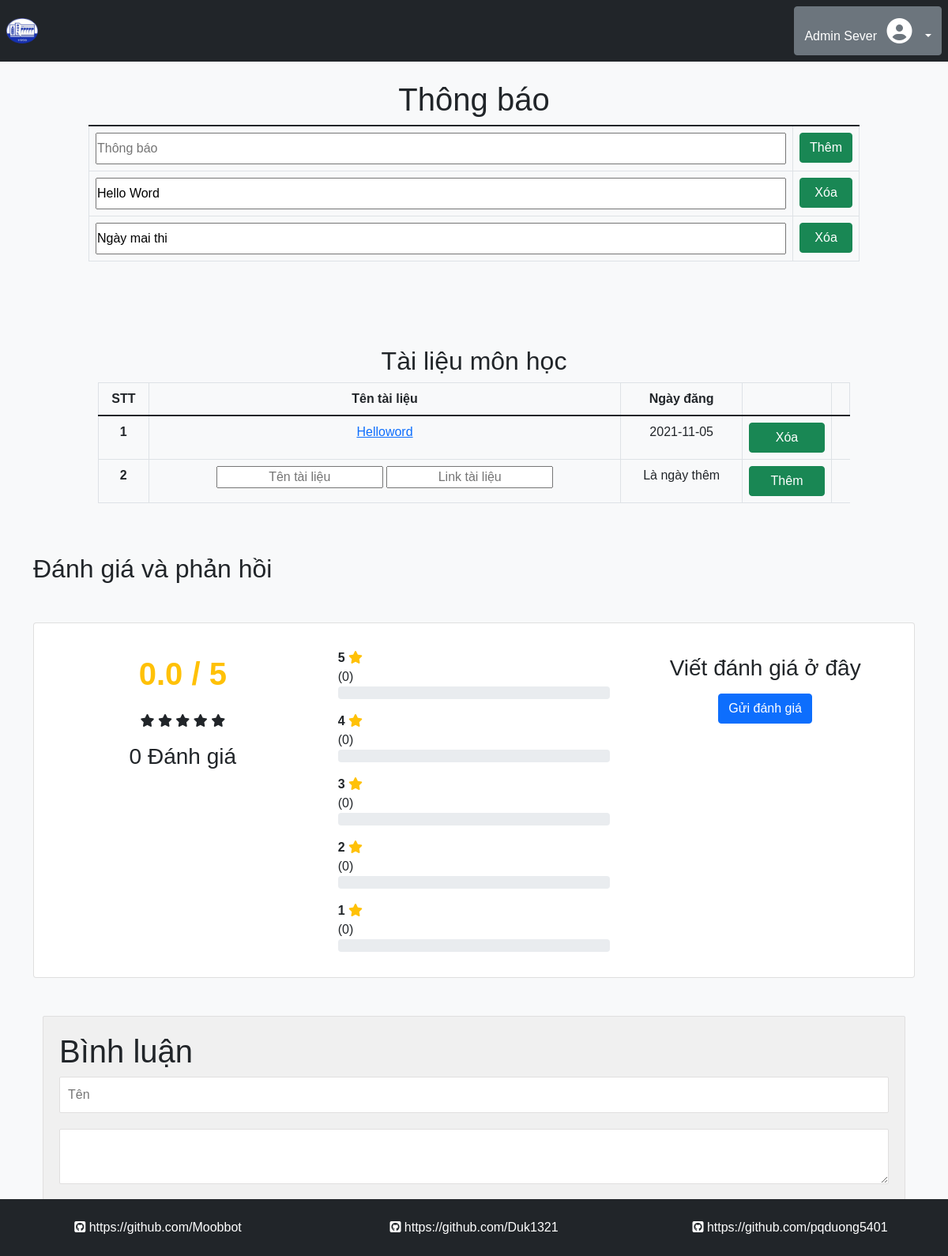
Page /teacher/detail.php?data=6 (signed in) on the committed database.
### tables this page shows
CREATE TABLE `db_note` (
  `note_id` int(10) UNSIGNED NOT NULL,
  `note_mes` text DEFAULT NULL,
  `teach_learn_id` int(10) UNSIGNED NOT NULL,
  `node_date` date NOT NULL DEFAULT current_timestamp()
);

CREATE TABLE `db_doc` (
  `doc_ID` int(10) UNSIGNED NOT NULL,
  `doc_name` varchar(100) NOT NULL,
  `doc_link` varchar(1000) NOT NULL,
  `date_sub` date NOT NULL DEFAULT current_timestamp(),
  `teach_learn_id` int(10) UNSIGNED NOT NULL
);

### teacher/detail.php (the view, shortened to what this page needs)
<?php include '../reuse/header.php' ?>
<?php
$data = $_GET['data'];
$id = explode(',', $data)[0];
?>
<div class="container-fluid bg-light h-100 p-0 m-0">
    <?php
    include '../reuse/header_body.php';
    ?>
    <?php
    if (empty($_SESSION['current_user'])) {
        header("Location:../index.php");
    ?>
    <?php
    } else {
    ?>
    <div class="row d-flex justify-content-center p-0 m-0">
        <div class="col-12 text-center justify-content-center p-2">
        </div>
        <div class="col-lg-10 col-12">
            <div class="row">
                <h2 class="display-6 text-center">Thông báo</h2><span id="noti"></span>
                <div style="height: 16em; overflow-y:auto">
                    <table class="table table-bordered border-1 mb-0">
                        <tbody>
                            <form method="POST" id="process_note">
                                <tr>
                                    <th class="col-11">
                                        <input type="text" id="note_mes" class="w-100" style="height: 40px;"
                                            placeholder="Thông báo">
                                    </th>
                                    <th class="col-1">
                                        <button type="button" id="btn_add_note" value="<?php echo $id ?>"
                                            class="btn btn-success w-100">Thêm</button>
                                    </th>
                                </tr>
                                <?php
                                    $sql = "SELECT `note_id`, `note_mes` FROM db_note WHERE teach_learn_id = '$id'";
                                    $result = mysqli_query($conn, $sql);
                                    if ($result->num_rows > 0) {
                                        while ($row = $result->fetch_assoc()) {
                                    ?>
                                <tr>
                                    <th class="col-11">
                                        <input type="text" class="txt_note_mes w-100" style="height: 40px;"
                                            data-id="<?= $row['note_id'] ?>" value="<?= $row['note_mes'] ?>">
                                    </th>
                                    <th class="col-1 justify-content-center">
                                        <button type="button" class="btn btn-success w-100 btn_delete_note"
                                            value="<?= $row['note_id'] ?>"> Xóa
                                        </button>
                                    </th>
                                </tr>
                                <?php
                                        }
                                    }
                                    ?>
                            </form>
                        </tbody>
                    </table>
                </div>
            </div>
            <div class="row px-0 mx-0 mt-4">
                <div class="col-12">
                    <h2 class=" text-center">Tài liệu môn học</h2>
                    <table class="table table-bordered table-responsive text-center">
                        <thead>
                            <tr>
                                <th class="col">
                                    STT
                                </th>
                                <th class="col">
                                    Tên tài liệu
                                </th>
                                <th class="col">
                                    Ngày đăng
                                </th>
                                <th class="col"></th>
                                <th class="col"></th>
                            </tr>
                        </thead>
                        <tbody>
                            <?php
                                $sql = "SELECT `doc_ID`, `doc_name`, `doc_link`, `date_sub` FROM `db_doc` WHERE teach_learn_id = '$id'";
                                $result = mysqli_query($conn, $sql);
                                $STT = 0;
                                if ($result->num_rows > 0) {
                                    while ($row = $result->fetch_assoc()) {
                                        $STT += 1;
                                ?>
                            <tr>
                                <th cope="row"> <?= $STT ?></th>
                                <td>
                                    <a href="<?= $row['doc_link'] ?>"><?= $row['doc_name'] ?></a>
                                </td>
                                <td><?= $row['date_sub'] ?></td>
                                <td>
                                    <button type="button" class="btn btn-success w-100 btn_delete_doc"
                                        value="<?= $row['doc_ID'] ?>"> Xóa
                                    </button>
                                </td>
                            </tr>
                            <?php
                                    }
                                }
                                ?>
                            <tr>
                                <th>
                                    <?= $STT += 1 ?>
                                </th>
                                <td>
                                    <input type="text" id="doc_name" placeholder="Tên tài liệu"
                                        class="text-center mb-2">
                                    <input type="link" id="doc_link" placeholder="Link tài liệu" class="text-center">
                                </td>
                                <td>Là ngày thêm</td>
                                <th>
                                    <button type="button" id="btn_add_doc" value="<?php echo $id ?>"
                                        class="btn btn-success w-100">Thêm</button>
                                </th>
                            </tr>
                        </tbody>
                    </table>
                </div>
            </div>
        </div>
    </div>
    <div class="container ">
        <h2 class="my-5">Đánh giá và phản hồi</h2>
        <div class="card my-5">
            <div class="card-body">
                <div class="row">
                    <div class="col-sm-4 text-center">
                        <h1 class="text-warning mt-4 mb-4">
                            <b><span id="average_rating">0.0</span> / 5</b>
                        </h1>
                        <div class="mb-3">
                            <i class="fas fa-star star-light mr-1 main_star"></i>
                            <i class="fas fa-star star-light mr-1 main_star"></i>
                            <i class="fas fa-star star-light mr-1 main_star"></i>
                            <i class="fas fa-star star-light mr-1 main_star"></i>
                            <i class="fas fa-star star-light mr-1 main_star"></i>
                        </div>
                        <h3><span id="total_review">0</span> Đánh giá</h3>
                    </div>
                    <div class="col-sm-4">
                        <p>
                        <div class="progress-label-left"><b>5</b> <i class="fas fa-star text-warning"></i></div>
                        <div class="progress-label-right">(<span id="total_five_star_review">0</span>)</div>
                        <div class="progress">
                        </div>
                        </p>
                        <p>
                        <div class="progress-label-left"><b>4</b> <i class="fas fa-star text-warning"></i></div>
                        <div class="progress-label-right">(<span id="total_four_star_review">0</span>)</div>
                        <div class="progress">
                        </div>
                        </p>
                        <p>
                        <div class="progress-label-left"><b>3</b> <i class="fas fa-star text-warning"></i></div>
                        <div class="progress-label-right">(<span id="total_three_star_review">0</span>)</div>
                        <div class="progress">
                        </div>
                        </p>
                        <p>
                        <div class="progress-label-left"><b>2</b> <i class="fas fa-star text-warning"></i></div>
                        <div class="progress-label-right">(<span id="total_two_star_review">0</span>)</div>
                        <div class="progress">
                        </div>
                        </p>
                        <p>
                        <div class="progress-label-left"><b>1</b> <i class="fas fa-star text-warning"></i></div>
                        <div class="progress-label-right">(<span id="total_one_star_review">0</span>)</div>
                        <div class="progress">
                        </div>
                        </p>
                    </div>
                    <div class="col-sm-4 text-center">
                        <h3 class="mt-4 mb-3">Viết đánh giá ở đây</h3>
                        <button type="button" name="add_review" id="add_review" class="btn btn-primary">Gửi đánh
                            giá</button>
                    </div>
                </div>
            </div>
        </div>
        <div class="container">
            <?php include '../subject/comment.php' ?>
        </div>
    </div>
    <?php include '../reuse/footer_body.php' ?>
</div>
<?php } ?>
<?php include '../reuse/footer.php' ?>

### assets/style.css (style rules this page uses)
*, html { margin: 0; padding: 0; list-style-type: none; font-family: Arial, Helvetica, sans-serif; }

### rows in the picture
db_note: note_mes "Hello Word", $row['note_id'] 12 (drawn)
db_note: note_mes "Ngày mai thi", $row['note_id'] 20 (drawn)
db_doc: doc_name "Helloword", date_sub "2021-11-05", $row['doc_ID'] 21 (drawn)

### other values in the picture
$currentUser['User_FullName'] "Admin Sever"
$STT += 1 "2"
